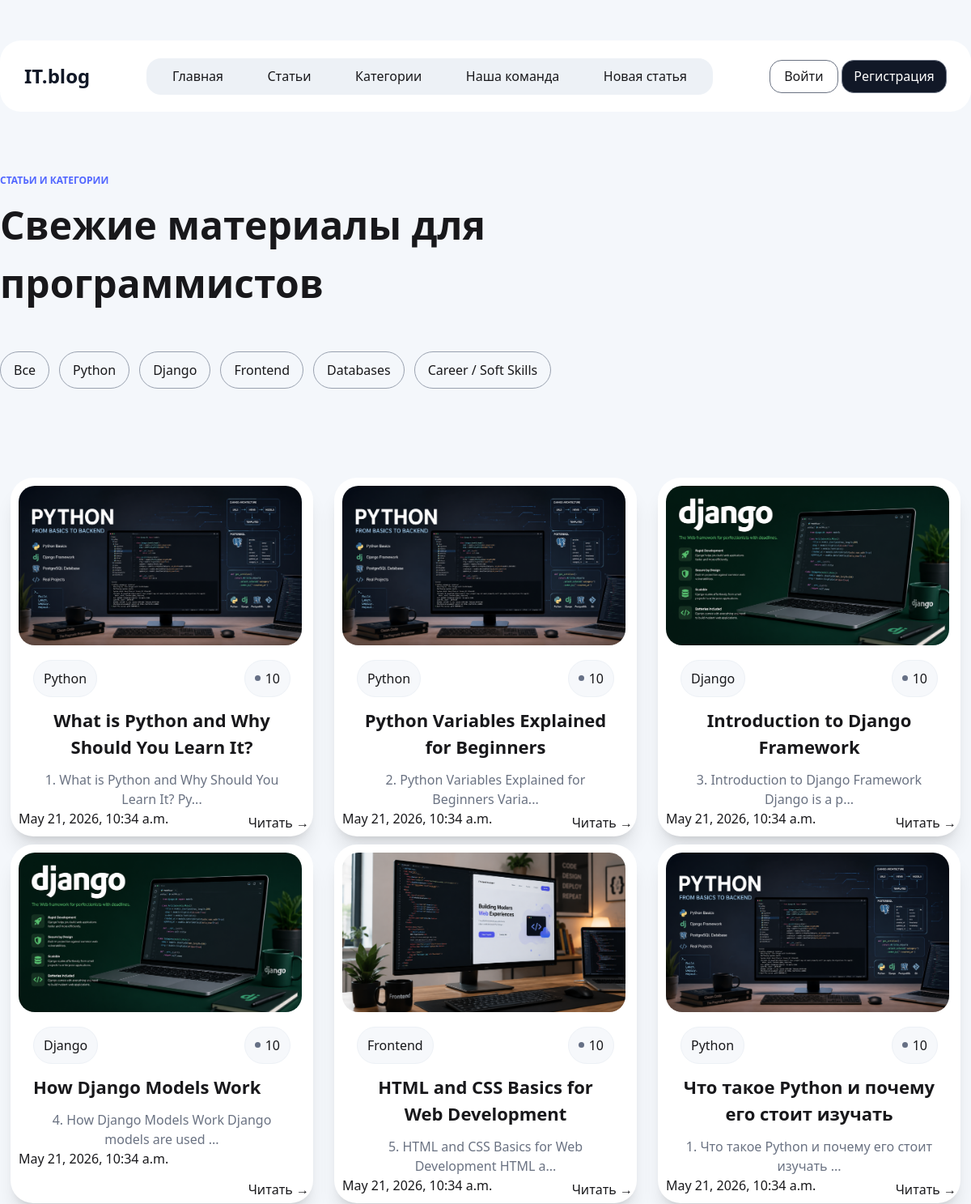
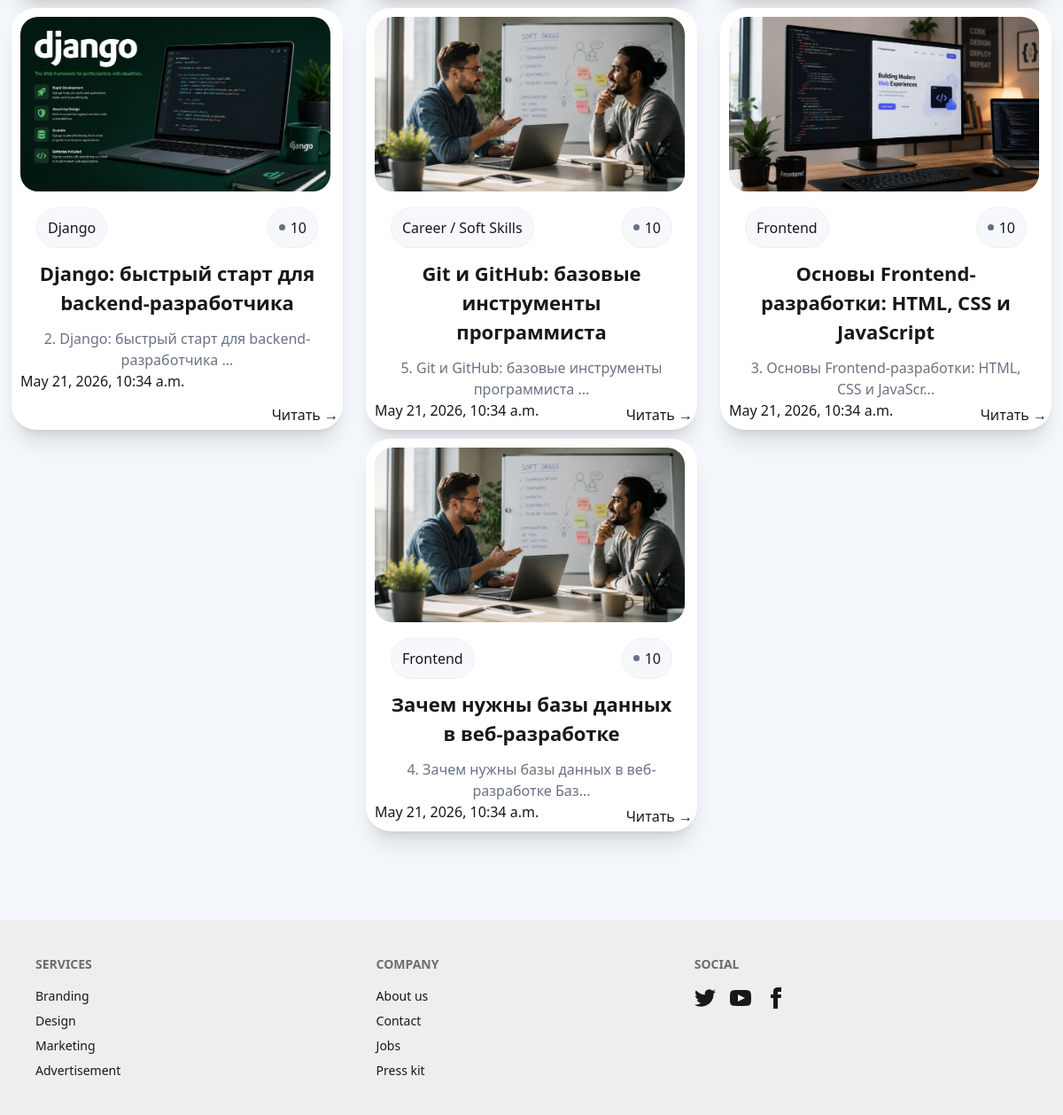
/, run on an earlier commit of the app's database (2 pictures, top to bottom).
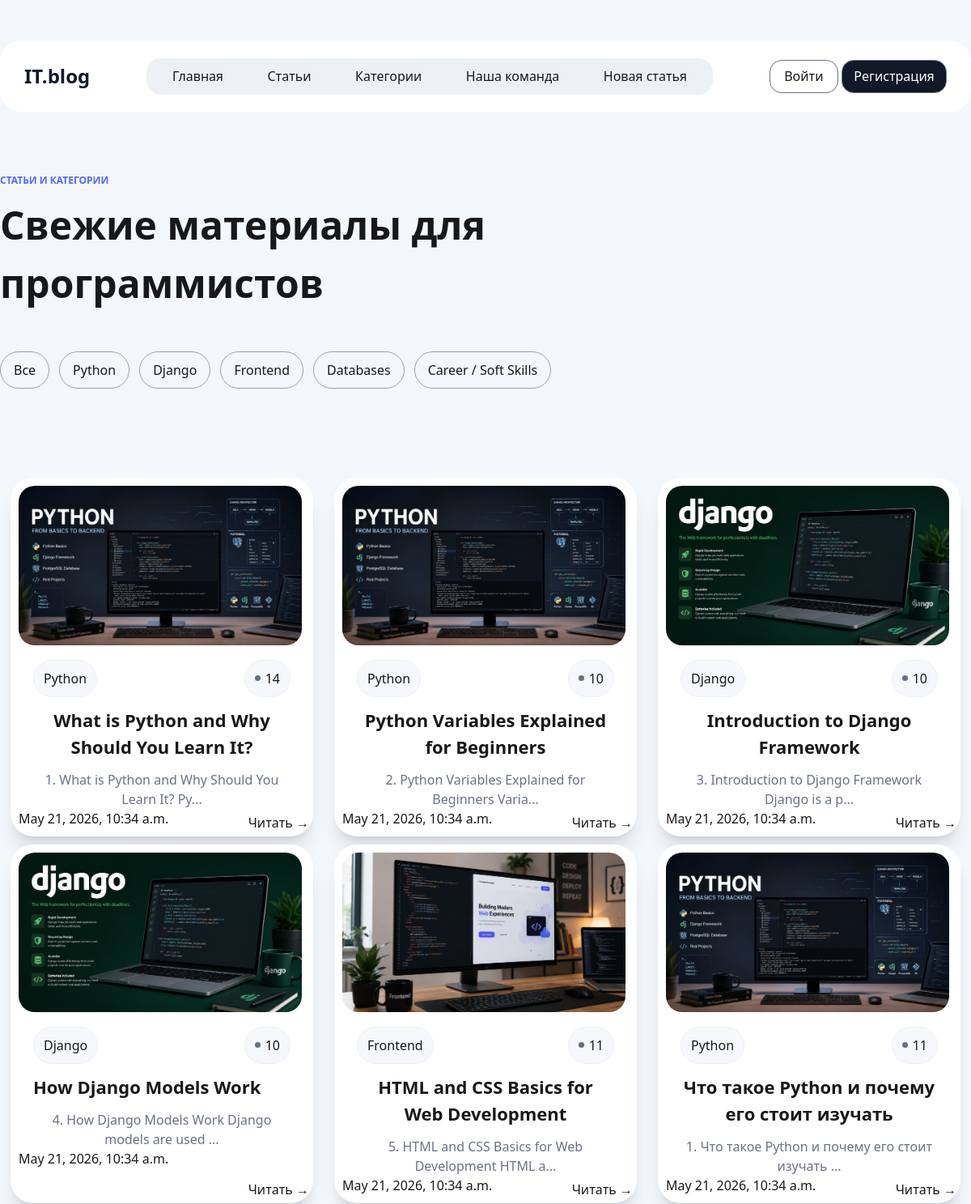
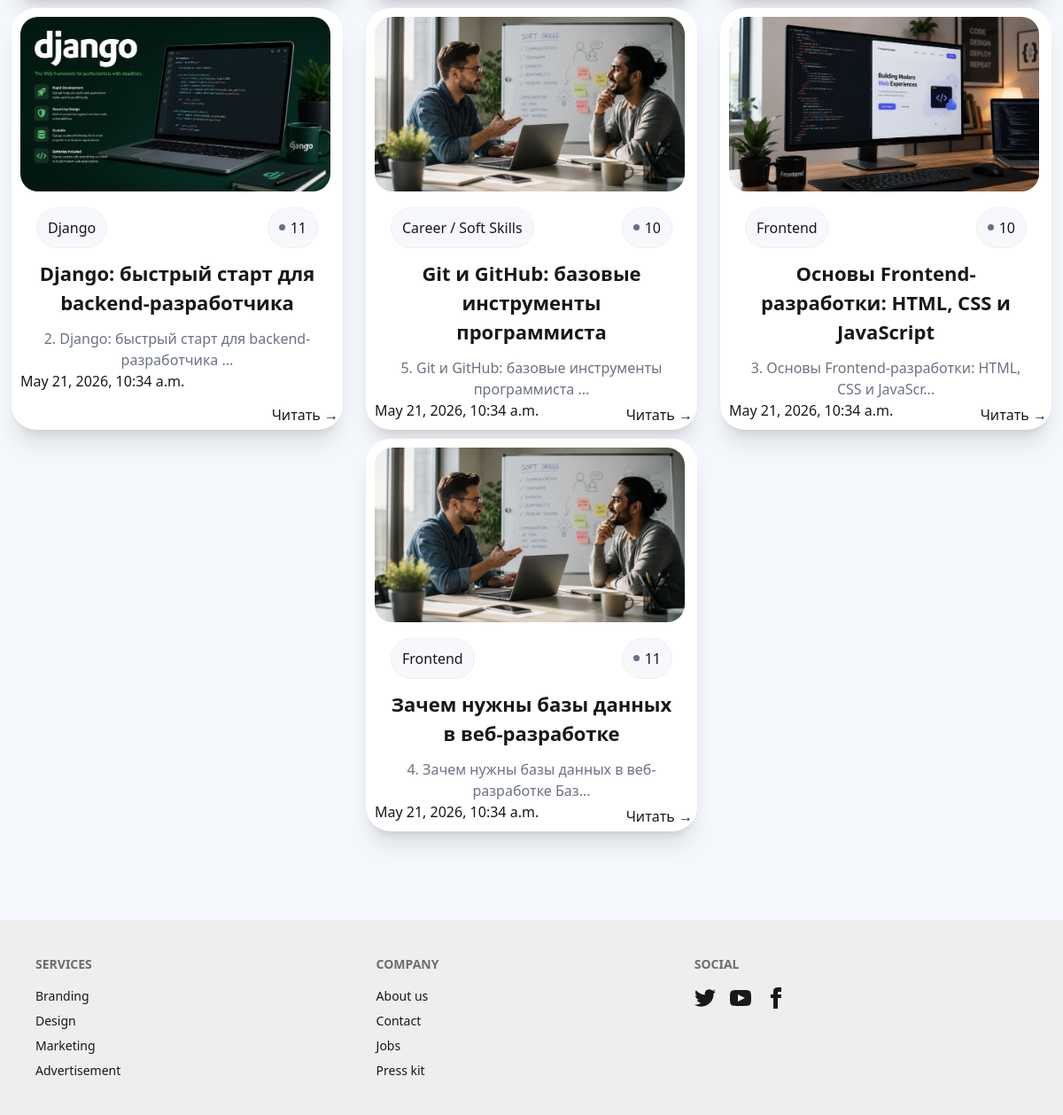
And on a later commit of the database (2 pictures, top to bottom).
### blog/models.py (models this page shows, shortened)
class Articles(models.Model):
    title = models.CharField(max_length=255, null=False, blank=False)
    description = models.TextField(null=False, blank=False)
    view = models.IntegerField(default=10, null=False, blank=False)
    category = models.ForeignKey(to=Category, on_delete=models.CASCADE, null=True, blank=True)
    image = models.ImageField(upload_to='articles', null=True, blank=True)
    slug = models.SlugField(unique=True, null=True, blank=True)
    created_at = models.DateTimeField(auto_now_add=True) # type: ignore

class Category(models.Model):
    title = models.CharField(max_length=250, null=True, blank=True)
    def __str__(self):
        return self.title

### blog/views.py (the view)
# urls.py: path('', home, name='home'), # type: ignore
def home(request):
    articles = Articles.objects.all()
    categories = Category.objects.all()
    context = {'articles': articles, 'categories': categories}
    return render(request, 'index.html', context=context)

### blog/templates/index.html
{% extends 'base.html' %}
{% load static %}
{% block content %}
   {% include './components/hero.html' %}
   {% include './components/categories.html' %}
<div class="flex justify-around flex-wrap align-center max-w[1200px] m-auto mt-[100px] ">
    {% for i in articles %}
    <div class="relative w-[374px] min-h-[430px] rounded-[28px] mt-[10px] bg-white shadow-xl rounded-[20px] p-[10px] text-center">
        {% if i.image %}
            <img class="w-[350px] rounded-[20px]" src="{{ i.image.url }}" alt="">
        {% endif %}
        <div class="flex justify-between mt-[18px] mb-[12px] px-[18px]">
            <p class="px-[12px] py-[10px] border bg-[#F6F8FB] border-[#EDF1F6] rounded-[999px]">{{ i.category }}</p>
            <p class="px-[12px] py-[10px] border bg-[#F6F8FB] border-[#EDF1F6] rounded-[999px] flex items-center gap-[6px]"> <img src="/media/krug.svg" alt="error"> {{ i.view }}</p>
        </div>
        <div class="flex flex-col gap-[12px]  items-start px-[18px] ">
            <h2 class="text-[22px] font-bold">{{ i.title }}</h2>
            <p class="text-gray-500">{{ i.description | slice:":50" }}...</p>
        </div>
        <div class="flex items-center">
            <p>{{ i.created_at }}</p>
            <button class=" absolute bottom-[5px] right-[5px]"><a href="{% url 'slug-detail' i.slug %}">Читать →</a></button>
        </div>
    </div>
    {% endfor %}
</div>
{% endblock %}

What changed in the data, as far as the page shows it:
changed Articles "What is Python and Why Should You Learn It?": view "10" → "14"
changed Articles "HTML and CSS Basics for Web Development": view "10" → "11"
changed Articles "Что такое Python и почему его стоит изучать": view "10" → "11"
changed Articles "Django: быстрый старт для backend-разработчика": view "10" → "11"
changed Articles "Зачем нужны базы данных в веб-разработке": view "10" → "11"
